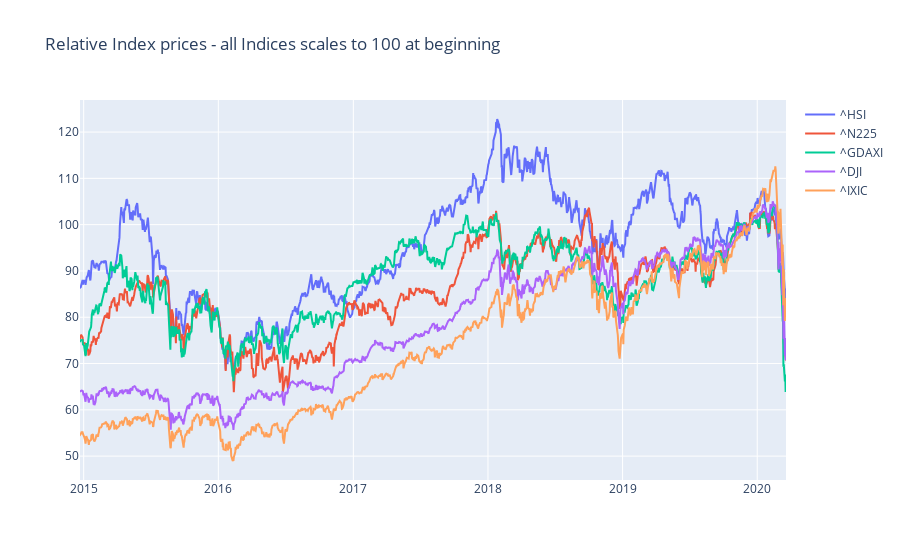

Write notebook code for a chart like this one.
### Code cell
fig = go.Figure()
for k,ticker in enumerate(tickers):
    df = df_ticker[k]
    fig.add_trace(go.Scatter(x=df.index,  y=df['relClose'], name=ticker))
fig.update_layout(title="Relative Index prices - all Indices scales to 100 at beginning")
fig.show()

### Figure 1 — Plotly figure (JSON) as saved in the notebook; plotly's stock layout.template omitted (floating-point values rounded to 4 significant figures; data arrays with more than 128 entries replaced by an {"elided": "..."} marker saying what was removed)
{"data": [{"name": "^HSI", "type": "scatter", "x": {"elided": "1290 str values"}, "y": {"elided": "1290 float values"}}, {"name": "^N225", "type": "scatter", "x": {"elided": "1281 str values"}, "y": {"elided": "1281 float values"}}, {"name": "^GDAXI", "type": "scatter", "x": {"elided": "1322 str values"}, "y": {"elided": "1322 float values"}}, {"name": "^DJI", "type": "scatter", "x": {"elided": "1319 str values"}, "y": {"elided": "1319 float values"}}, {"name": "^IXIC", "type": "scatter", "x": {"elided": "1319 str values"}, "y": {"elided": "1319 float values"}}], "layout": {"autosize": true, "title": {"text": "Relative Index prices - all Indices scales to 100 at beginning"}, "xaxis": {"autorange": true, "range": ["2014-12-22", "2020-03-19"], "type": "date"}, "yaxis": {"autorange": true, "range": [44.84, 126.9], "type": "linear"}}}
